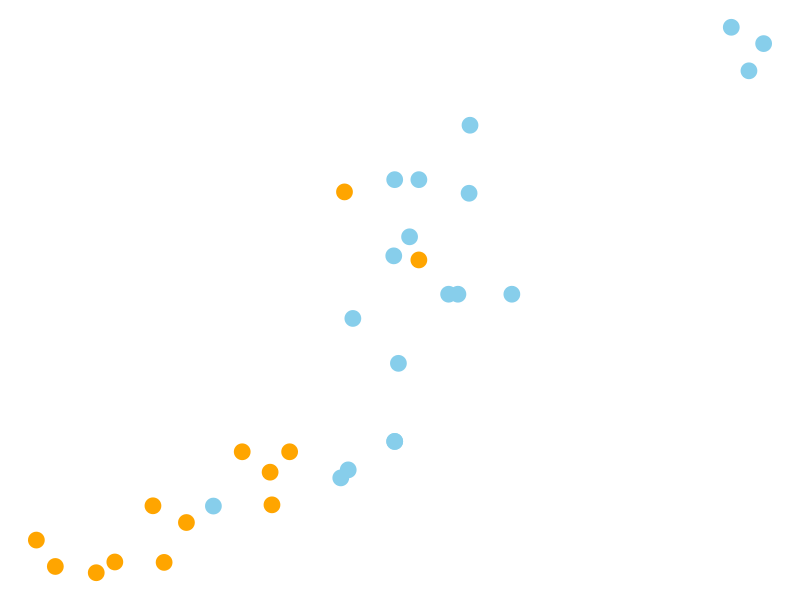
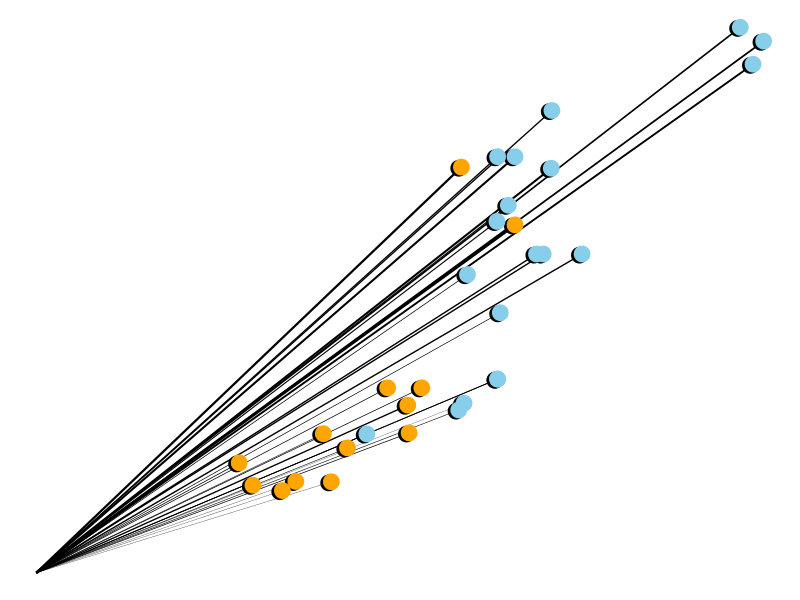
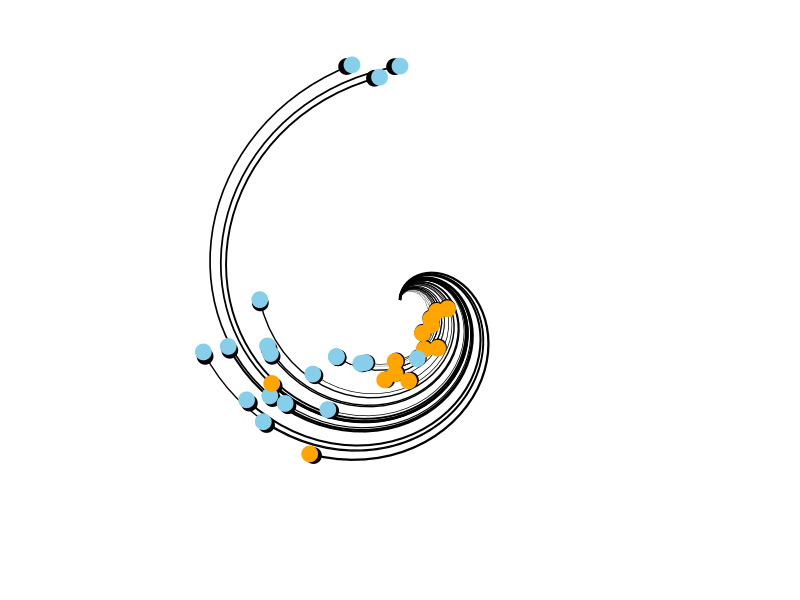
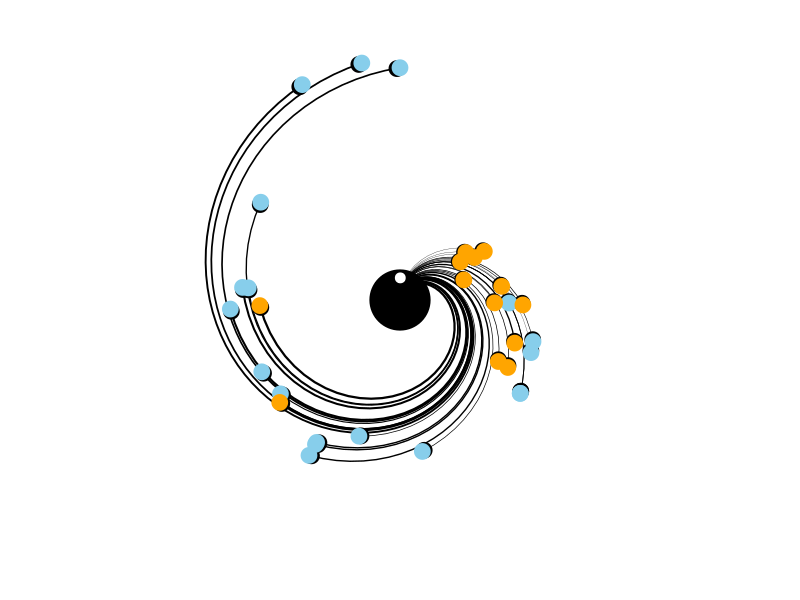

The R source for these figures, in order:
## ---- chunk 1
library(tidyverse)
# let's remove any labels and scales
theme_set(theme_void() + theme(legend.position = "none"))
## ---- chunk 2
ggplot(mtcars, aes(wt, disp, color = factor(am))) + 
  geom_point(size = 5) +
  scale_color_manual(values = c("skyblue", "orange"))
## ---- chunk 3
g1 <- ggplot(mtcars, aes(wt, disp))  +
  geom_segment(aes(xend = 0, yend = 0, linewidth = hp)) +
  geom_point(size = 5, color = "black", aes(wt - 0.02, disp - 1)) +
  geom_point(aes(color = factor(am)), size = 5) +
  scale_color_manual(values = c("skyblue", "orange")) +
  scale_linewidth_continuous(range = c(0.05, 1))

g1
## ---- chunk 4
g1 + coord_polar()
## ---- chunk 5
g1 + 
  coord_polar("y") +
  annotate("point", size = 20, x = 0, y = 0) +
  annotate("point", size = 3, x = 0.5, y = 1, color = "white") 
